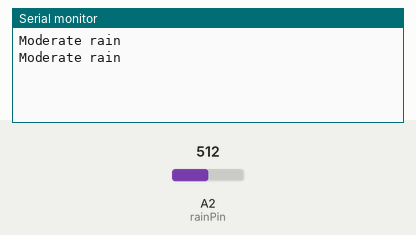
A sketch run on a simulated Arduino Uno, built with avr-gcc and run on an emulated ATmega328P. Parts: the last lines printed to the serial monitor. The inputs (shaded band) are chosen by the test bench; at power-on: A2 (rainPin) = 512.

Above: at 1.8 s.
1.9 s: A2 (rainPin) set to 610
At 2.8 s:
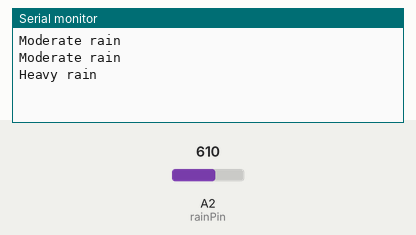
4.5 s: A2 (rainPin) set to 600
At 5.8 s:
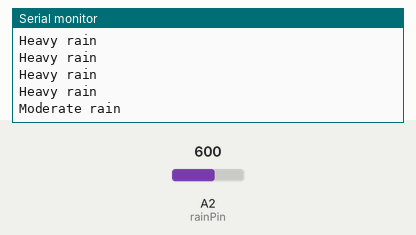

The sketch:

rain.ino
```cpp
#define rainPin 16        //D0
void setup()
{
  pinMode(rainPin , INPUT);
}

void loop()
{
  int rainVal= analogRead(rainPin);
  Serial.begin(9600);
  //Serial.println(rainVal);
  if(rainVal<=1024 && rainVal>=600)
  {
    Serial.println("Heavy rain");
  }
  if(rainVal<=600 && rainVal>=300)
  {
    Serial.println("Moderate rain");
  }
  if(rainVal<=300 && rainVal>=0)
  {
    Serial.println("No rain");
  }
  delay(1000);
}
```

Measured:
- the behaviour switches between 601 and 600 on A2 (rainPin) (found by bisection; images 1 and 2)
- after the input at 1.9 s, the serial monitor: prints a new line after 0.10 s (image 1)
- after the input at 4.5 s, the serial monitor: prints a new line after 0.51 s (image 2)
